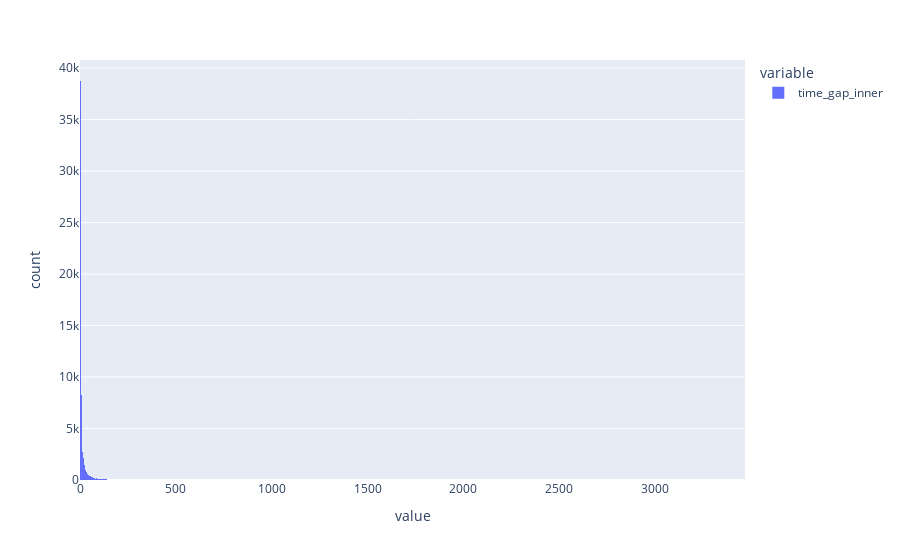

Notebook cell for this chart:
### Code cell
px.histogram(data['time_gap_inner'])

### Figure 1 — Plotly figure (JSON) as saved in the notebook; plotly's stock layout.template omitted (floating-point values rounded to 4 significant figures; data arrays with more than 128 entries replaced by an {"elided": "..."} marker saying what was removed)
{"data": [{"alignmentgroup": "True", "bingroup": "x", "hovertemplate": "variable=time_gap_inner<br>value=%{x}<br>count=%{y}<extra></extra>", "legendgroup": "time_gap_inner", "marker": {"color": "#636efa"}, "name": "time_gap_inner", "offsetgroup": "time_gap_inner", "orientation": "v", "showlegend": true, "type": "histogram", "x": {"elided": "60741 int values"}, "xaxis": "x", "yaxis": "y"}], "layout": {"barmode": "relative", "legend": {"title": {"text": "variable"}, "tracegroupgap": 0}, "margin": {"t": 60}, "xaxis": {"anchor": "y", "domain": [0, 1], "title": {"text": "value"}}, "yaxis": {"anchor": "x", "domain": [0, 1], "title": {"text": "count"}}}}
